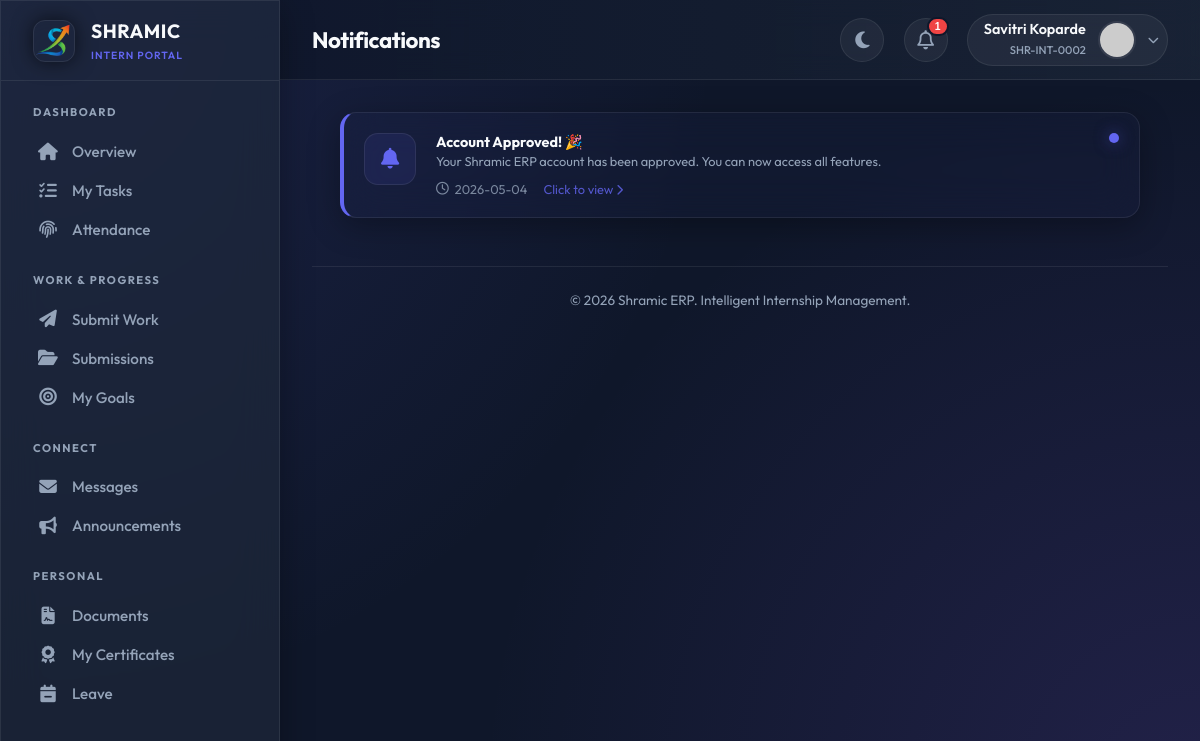
The page /intern/notifications (signed in) on the database its author committed.
### tables this page shows
CREATE TABLE users (
            id INTEGER PRIMARY KEY AUTOINCREMENT,
            intern_id TEXT UNIQUE,
            usn TEXT UNIQUE NOT NULL,
            full_name TEXT NOT NULL,
            phone TEXT NOT NULL,
            email TEXT UNIQUE NOT NULL,
            password_hash TEXT NOT NULL,
            role TEXT NOT NULL,
            photo_url TEXT,
            status TEXT DEFAULT 'PENDING',
            is_admin BOOLEAN DEFAULT 0,
            department TEXT,
            join_date DATE,
            emergency_contact TEXT,
            address TEXT,
            last_login TIMESTAMP,
            login_count INTEGER DEFAULT 0,
            created_at TIMESTAMP DEFAULT CURRENT_TIMESTAMP,
            updated_at TIMESTAMP DEFAULT CURRENT_TIMESTAMP
        );

CREATE TABLE notifications (
            id INTEGER PRIMARY KEY AUTOINCREMENT,
            user_id INTEGER,
            title TEXT NOT NULL,
            message TEXT NOT NULL,
            type TEXT,
            link TEXT,
            is_read BOOLEAN DEFAULT 0,
            created_at TIMESTAMP DEFAULT CURRENT_TIMESTAMP,
            FOREIGN KEY (user_id) REFERENCES users(id)
        );

### app.py (the view)
@app.route('/intern/notifications')
@login_required
@approved_required
def intern_notifications():
    conn = get_db_connection()
    cur = conn.cursor()
    cur.execute("""
        SELECT * FROM notifications
        WHERE user_id = ?
        ORDER BY created_at DESC
        LIMIT 50
    """, (current_user.id,))
    notifications = cur.fetchall()
    cur.execute("""
        UPDATE notifications
        SET is_read = 1
        WHERE user_id = ?
    """, (current_user.id,))
    conn.commit()
    conn.close()
    return render_template('intern/notifications.html', notifications=notifications)

### app.py (called while the page is built)
@app.before_request
def make_session_permanent():
    session.permanent = True
    app.permanent_session_lifetime = timedelta(days=365)
    if current_user.is_authenticated:
        try:
            conn = get_db_connection()
            cur = conn.cursor()
            current_timestamp = format_datetime(get_current_datetime())
            cur.execute("UPDATE users SET updated_at = ? WHERE id = ?",
                       (current_timestamp, current_user.id))
            conn.commit()
            conn.close()
        except:
            pass

def get_db_connection():
    conn = sqlite3.connect(DATABASE)
    conn.row_factory = sqlite3.Row
    return conn

def get_current_datetime():
    return datetime.now(TIMEZONE)

def format_datetime(dt, format_str='%Y-%m-%d %H:%M:%S'):
    if dt is None: return None
    if isinstance(dt, str): return dt
    return dt.strftime(format_str)

@login_manager.user_loader
def load_user(user_id):
    conn = get_db_connection()
    cur = conn.cursor()
    cur.execute("SELECT * FROM users WHERE id = ?", (user_id,))
    user_data = cur.fetchone()
    conn.close()
    return User(dict(user_data)) if user_data else None

def approved_required(f):
    @wraps(f)
    def decorated_function(*args, **kwargs):
        if not current_user.is_authenticated:
            return redirect(url_for('login'))
        if current_user.status != 'APPROVED' and not current_user.is_admin:
            return render_template('auth/pending.html')
        return f(*args, **kwargs)
    return decorated_function

@app.context_processor
def inject_globals():
    unread_count = 0
    if current_user.is_authenticated:
        try:
            conn = get_db_connection()
            cur = conn.cursor()
            cur.execute("""
                SELECT COUNT(*) as count
                FROM notifications
                WHERE user_id = ? AND is_read = 0
            """, (current_user.id,))
            unread_count = cur.fetchone()['count']
            conn.close()
        except:
            pass
    return {
        'now': get_current_datetime(),
        'app_name': 'Shramic ERP',
        'unread_notifications': unread_count
    }

### templates/intern/notifications.html (shortened to what this page needs)
{% extends "intern/base.html" %} {% block title %}Notifications{% endblock %} {%
block page_title %}Notifications{% endblock %}  {% block content %}
<div class="notif-wrapper">
  {% if notifications %} {% for notification in notifications %}  {% set title_lower =
  notification.title|lower %} {% if 'task' in title_lower %} {% set target_url =
  url_for('intern_tasks') %} {% set icon = 'fa-tasks' %} {% elif 'message' in
  title_lower or 'chat' in title_lower %} {% set target_url =
  url_for('intern_messages') %} {% set icon = 'fa-envelope' %} {% elif
  'attendance' in title_lower or 'present' in title_lower %} {% set target_url =
  url_for('intern_attendance') %} {% set icon = 'fa-fingerprint' %} {% elif
  'leave' in title_lower %} {% set target_url = url_for('intern_leave') %} {%
  set icon = 'fa-calendar-minus' %} {% elif 'announcement' in title_lower %} {%
  set target_url = url_for('intern_announcements') %} {% set icon =
  'fa-bullhorn' %} {% else %} {% set target_url = '#' %} {% set icon = 'fa-bell'
  %} {% endif %}
  <a
    href="{{ target_url }}"
    class="glass-panel notif-card {% if not notification.is_read %}unread{% endif %}"
  >
    <div class="notif-icon-box">
      <i class="fas {{ icon }}"></i>
    </div>
    <div class="notif-content">
      <h4 class="notif-title">{{ notification.title }}</h4>
      <p class="notif-message">{{ notification.message }}</p>
      <div class="notif-time">
        <i class="far fa-clock"></i>
        {{ notification.created_at.split()[0] if notification.created_at else
        'Just now' }}
        <span style="margin-left: 10px; color: var(--primary)"
          >Click to view
          <i class="fas fa-chevron-right" style="font-size: 0.7rem"></i
        ></span>
      </div>
    </div>
  </a>
  {% endfor %} {% endif %}
</div>
{% endblock %}

### templates/intern/base.html (shortened to what this page needs)
<!doctype html>
<html lang="en">
  <head>
    <link
      rel="stylesheet"
      href="https://cdnjs.cloudflare.com/ajax/libs/font-awesome/6.4.0/css/all.min.css"
    />
  </head>
  <body data-theme="dark" x-data="{ sidebarOpen: false }">
    <div class="app-container">
      <aside class="sidebar glass-panel" :class="{ 'open': sidebarOpen }">
        <div class="sidebar-header">
          <div class="logo-box">
            <img
              src="{{ url_for('static', filename='images/favicon.png') }}"
              alt="Shramic Logo"
            />
          </div>
          <div>
            <h1
              style="
                font-size: 1.2rem;
                font-weight: 700;
                letter-spacing: 0.5px;
                color: var(--text-main);
              "
            >
              SHRAMIC
            </h1>
            <span
              style="
                font-size: 0.65rem;
                color: var(--primary);
                font-weight: 600;
                letter-spacing: 1px;
                text-transform: uppercase;
              "
              >Intern Portal</span
            >
          </div>
        </div>
        <nav class="sidebar-nav custom-scrollbar">
          <div class="nav-category">Dashboard</div>
          <a
            href="{{ url_for('intern_dashboard') }}"
            class="nav-link {{ 'active' if request.endpoint == 'intern_dashboard' }}"
          >
            <i class="fas fa-home"></i> <span>Overview</span>
          </a>
          <a
            href="{{ url_for('intern_tasks') }}"
            class="nav-link {{ 'active' if request.endpoint == 'intern_tasks' }}"
          >
            <i class="fas fa-tasks"></i> <span>My Tasks</span>
          </a>
          <a
            href="{{ url_for('intern_attendance') }}"
            class="nav-link {{ 'active' if request.endpoint == 'intern_attendance' }}"
          >
            <i class="fas fa-fingerprint"></i> <span>Attendance</span>
          </a>
          <div class="nav-category">Work & Progress</div>
          <a
            href="{{ url_for('intern_submit') }}"
            class="nav-link {{ 'active' if request.endpoint == 'intern_submit' }}"
          >
            <i class="fas fa-paper-plane"></i> <span>Submit Work</span>
          </a>
          <a
            href="{{ url_for('intern_submissions') }}"
            class="nav-link {{ 'active' if request.endpoint == 'intern_submissions' }}"
          >
            <i class="fas fa-folder-open"></i> <span>Submissions</span>
          </a>
          <a
            href="{{ url_for('intern_goals') }}"
            class="nav-link {{ 'active' if request.endpoint == 'intern_goals' }}"
          >
            <i class="fas fa-bullseye"></i> <span>My Goals</span>
          </a>
          <div class="nav-category">Connect</div>
          <a
            href="{{ url_for('intern_messages') }}"
            class="nav-link {{ 'active' if request.endpoint == 'intern_messages' }}"
          >
            <i class="fas fa-envelope"></i> <span>Messages</span>
          </a>
          <a
            href="{{ url_for('intern_announcements') }}"
            class="nav-link {{ 'active' if request.endpoint == 'intern_announcements' }}"
          >
            <i class="fas fa-bullhorn"></i> <span>Announcements</span>
          </a>
          <div class="nav-category">Personal</div>
          <a
            href="{{ url_for('intern_documents') }}"
            class="nav-link {{ 'active' if request.endpoint == 'intern_documents' }}"
          >
            <i class="fas fa-file-contract"></i> <span>Documents</span>
          </a>
          <a
            href="{{ url_for('intern_certificates') }}"
            class="nav-link {{ 'active' if request.endpoint == 'intern_certificates' }}"
          >
            <i class="fas fa-award"></i> <span>My Certificates</span>
          </a>
          <a
            href="{{ url_for('intern_leave') }}"
            class="nav-link {{ 'active' if request.endpoint == 'intern_leave' }}"
          >
            <i class="fas fa-calendar-minus"></i> <span>Leave</span>
          </a>
        </nav>
      </aside>
      <main class="main-content">
        <header class="top-header">
          <div style="display: flex; align-items: center">
            <h2 class="page-title">{% block page_title %}{% endblock %}</h2>
          </div>
          <div class="header-actions">
            <button class="icon-btn" id="theme-btn" title="Toggle Theme">
              <i class="fas fa-moon"></i>
            </button>
            <div class="relative-container" x-data="{ open: false }">
              <button @click="open = !open" class="icon-btn">
                <i class="far fa-bell"></i>
                {% if unread_notifications > 0 %}
                <span class="badge">{{ unread_notifications }}</span>
                {% endif %}
              </button>
            </div>
            <div class="relative-container" x-data="{ userMenuOpen: false }">
              <div class="user-pill" @click="userMenuOpen = !userMenuOpen">
                <div class="user-info">
                  <span class="user-name">{{ current_user.full_name }}</span>
                  <span class="user-role">{{ current_user.intern_id }}</span>
                </div>
                {% if current_user.photo_url %}
                <img
                  src="{{ url_for('uploaded_file', filename='profiles/' + current_user.photo_url) }}"
                  class="avatar"
                />
                {% else %}
                <img
                  src="https://ui-avatars.com/api/?name={{ current_user.full_name }}&background=6366f1&color=fff"
                  class="avatar"
                />
                {% endif %}
                <i
                  class="fas fa-chevron-down"
                  style="font-size: 0.7rem; color: var(--text-muted)"
                ></i>
              </div>
            </div>
          </div>
        </header>
        <div class="content-body">
           {% block content %}{% endblock %}
          <footer
            style="
              margin-top: 3rem;
              border-top: 1px solid var(--glass-border);
              padding-top: 1.5rem;
              text-align: center;
              color: var(--text-muted);
              font-size: 0.85rem;
            "
          >
            &copy; {{ now.year }} Shramic ERP. Intelligent Internship
            Management.
          </footer>
        </div>
      </main>
    </div>
  </body>
</html>

### rows shown on the page
users: full_name "Savitri Koparde", intern_id "SHR-INT-0002"
notifications: title "Account Approved! 🎉", message "Your Shramic ERP account has been approved. You can now access all features.", created_at "2026-05-04"

### other values the page prints
{{ unread_notifications }} "1"
{{ now.year }} "2026"
